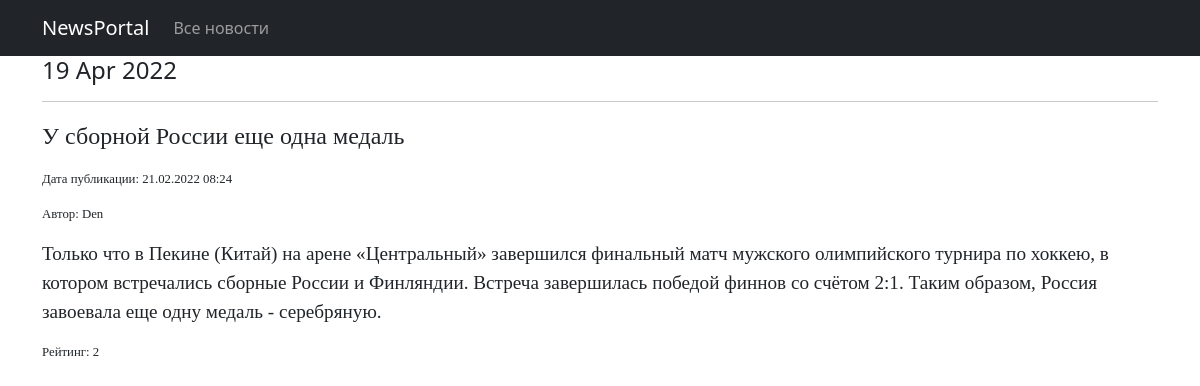
Screenshot of /news/1 with the database file from the repository.
### news/models.py (models this page shows, shortened)
class Post(models.Model):
    article = 'ART'
    news = 'NWS'
    TYPE = [
        (article, 'Статья'),
        (news, 'Новость'),
    ]
    author = models.ForeignKey(Author, on_delete=models.CASCADE)
    type = models.CharField(max_length=3, choices=TYPE, default=news)
    time_in = models.DateTimeField(auto_now_add=True)
    category = models.ManyToManyField(Category, through='PostCategory')
    head = models.CharField(max_length=255)
    text = models.TextField()
    rating = models.SmallIntegerField(default=0)

class Author(models.Model):
    user = models.OneToOneField(User, on_delete=models.CASCADE)
    rating = models.SmallIntegerField(default=0)

### news/views.py (the view)
# urls.py: path('<int:pk>', PostDetail.as_view()),
class PostDetail(DetailView):
    model = Post
    template_name = 'post.html'
    context_object_name = 'post'

### news/templatetags/custom_filters.py (called while the page is built)
@register.filter(name='censor')
def censor(text):
    if type(text) != str:
        raise TypeException(f'Объект <{text}> не является строкой! Нельзя применить фильтр "Цензор"!')
    cens_list = ['word1', 'word2', 'wo3']
    text_lower = text.lower()
    for word in cens_list:
        begin_index = 0
        replace_id = True
        while replace_id:
            replace_index = text_lower[begin_index:].find(word) + begin_index
            if (replace_index - begin_index) == -1:
                replace_id = False
            else:
                begin_index = replace_index + len(word)
                text = text[:replace_index + 1] + '*' * (len(word) - 1) + text[begin_index:]
                text_lower = text_lower[:replace_index + 1] + '*' * (len(word) - 1) + text_lower[begin_index:]
    return text

### news/templatetags/custom_tags.py (called while the page is built)
@register.simple_tag()
def current_time(format_string='%b %d %Y'):
    return datetime.utcnow().strftime(format_string)

### templates/post.html (shortened to what this page needs)
{% extends 'flatpages/default.html' %}
{% load custom_filters %}
{% load custom_tags %}
{% block content %}
    <h4>
        {% current_time '%d %b %Y' %}
    </h4>
    <hr>
    <p style="font-size: 1.5em; font-family: Georgia;">
        {{ post.head | censor}}
    </p>
    <p style="font-size: 0.8em; font-family: Georgia;">
        Дата публикации: {{ post.time_in | date:'d.m.Y H:i'}}
    </p>
    <p style="font-size: 0.8em; font-family: Georgia;">
        Автор: {{ post.author.user.username }}
    </p>
    <p style="font-size: 1.2em; font-family: Georgia;">
        {{ post.text | censor }}
    </p>
    <p style="font-size: 0.8em; font-family: Georgia;">
        Рейтинг: {{ post.rating }}
    </p>
{% endblock content %}

### rows the page displays
Post: head|censor "У сборной России еще одна медаль", time_in "21.02.2022 08:24", author.user.username "Den", text|censor "Только что в Пекине (Китай) на арене «Центральный» завершился финальный матч мужского олимпийского турнира по хоккею, в котором встречались сборные России и Финляндии. Встреча завершилась победой финнов со счётом 2:1. Таким образом, Россия завоевала еще одну медаль - серебряную.", rating "2"
